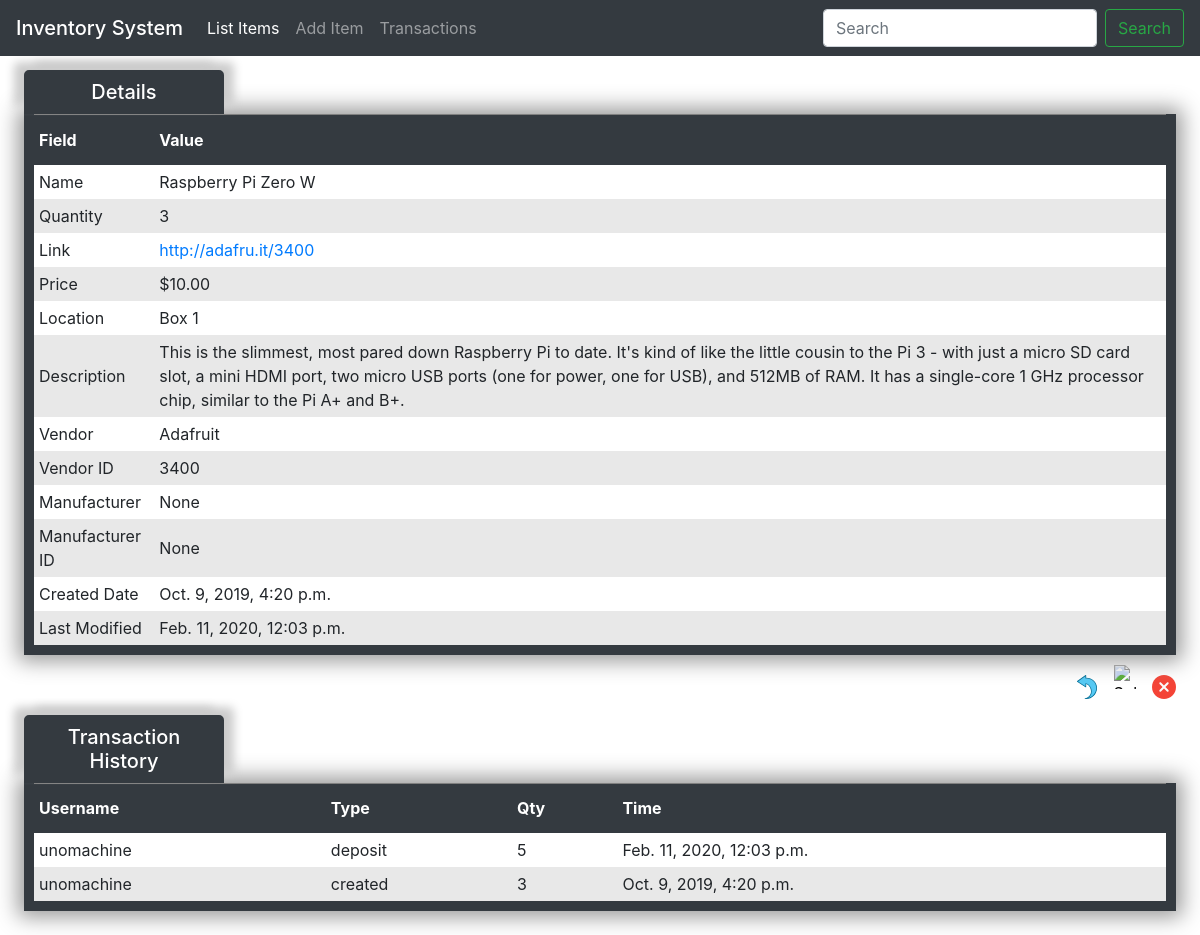
/detail/43, run on the app's committed database.
### inventory/models.py (models this page shows, shortened)
class Items(models.Model):
    name_text = models.CharField(max_length=200, blank=False, null=False)
    quantity_integer = models.PositiveIntegerField(validators=[MaxValueValidator(9999999999)], blank=False, null=False)
    link_text = models.CharField(max_length=200, blank=True, null=True)
    price_decimal = models.DecimalField(max_digits=6, decimal_places=2, blank=True, null=True)
    description_text = models.CharField(max_length=400, blank=True, null=True)
    location_text = models.CharField(max_length=200, blank=True, null=True)
    vendor_text = models.CharField(max_length=200, blank=True, null=True)
    vendor_id_text = models.CharField(max_length=200, blank=True, null=True)
    manufacturer_text = models.CharField(max_length=200, blank=True, null=True)
    manufacturer_id_text = models.CharField(max_length=200, blank=True, null=True)
    created_date = models.DateTimeField(auto_now_add=True, blank=True, null=True)
    last_modified_date = models.DateTimeField(auto_now=True, blank=True, null=True)
    objects = InventoryOrderManager()

class Transactions(models.Model):
    item_object = models.ForeignKey(Items, on_delete=models.CASCADE)
    username_text = models.CharField(max_length=30, blank=False, null=False)
    type_text = models.CharField(max_length=50, blank=True, null=True)
    quantity_integer = models.PositiveIntegerField(blank=False, null=False)
    last_modified_date = models.DateTimeField(auto_now=True, blank=True, null=True)
    class Meta:
        ordering = (['-last_modified_date'])

### inventory/views.py (the view)
# urls.py: path('detail/<int:pk>', views.item_detail, name='item_detail'),
def item_detail(request, pk, template_name='inventory/item_detail.html'):
    item = get_object_or_404(Items, pk=pk)
    transactions = Transactions.objects.filter(item_object=item)
    data = {}
    data['item'] = item
    data['transaction_list'] = transactions
    return render(request, template_name, data)

### inventory/templates/inventory/item_detail.html
{% extends 'inventory/base.html' %}
{% load static %}
{% block content %}
<div id="table-div">
	<div id="detail-div">
		<h5 id="detail-title">Details</h5>
	</div>
	<div id="detail-table-div">
		<table border="1">
			<thead>
				<tr>
					<th>Field</th>
					<th>Value</th>
				</tr>
			</thead>
			<tbody>
				<tr>
					<td>Name</td>
					<td>{{ item.name_text }}</td>
				</tr>
				<tr>
					<td>Quantity</td>
					<td>{{ item.quantity_integer }}</td>
				</tr>
				<tr>
					<td>Link</td>
						{% if item.link_text != Null %}
							<td id="link-text-td"><a href="{{ item.link_text }}">{{item.link_text}}</a></td>
						{% else %}
							<td id="link-text-td">{{ item.link_text }}</td>
						{% endif %}
				</tr>
				<tr>
					<td>Price</td>
						{% if item.price_decimal != Null %}
							<td>${{item.price_decimal }}</td>
						{% else %}
							<td>{{ item.price_decimal }}</td>
						{% endif %}
				</tr>
				<tr>
					<td>Location</td>
					<td>{{ item.location_text }}</td>
				</tr>
				<tr>
					<td>Description</td>
					<td>{{ item.description_text }}</td>
				</tr>
				<tr>
					<td>Vendor</td>
					<td>{{ item.vendor_text }}</td>
				</tr>
				<tr>
					<td>Vendor ID</td>
					<td>{{ item.vendor_id_text }}</td>
				<tr>
					<td>Manufacturer</td>
					<td>{{ item.manufacturer_text}}</td>
				</tr>
				<tr>
					<td>Manufacturer ID</td>
					<td>{{ item.manufacturer_id_text }}</td>
				</tr>
				<tr>
					<td>Created Date</td>
					<td>{{ item.created_date }}</td>
				</tr>
				<tr>
					<td>Last Modified</td>
					<td>{{ item.last_modified_date }}</td>
				</tr>
			</tbody>
		</table>
	</div>
</div>
<div id="inline-buttons-detail">
	<form id="back-button-detail" action="{% url 'item_list' %}">
		<input type="image" src="{% static 'inventory/back.svg' %}" title="Back" alt="Submit" width=24 height="24">
	</form>
	<form id="edit-button-detail" action="{% url 'item_edit' item.id %}">
		<input type="image" src="{% static 'inventory/edit.svg' %}" title="Edit" alt="Submit" width=24 height="24">
	</form>
	<form id="remove-button-detail" action="{% url 'item_delete' item.id %}">
		<input type="image" src="{% static 'inventory/remove.svg' %}" title="Remove" alt="Submit" width=24, height="24">
	</form>
</div>
<div id="transaction-div">
	<h5 id="transaction-title">Transaction History</h5>
</div>
<div id="table-div">
	<div id="transaction-table-div">
		<table border="1">
			<thead>
				<tr>
					<th>Username</th>
					<th>Type</th>
					<th>Qty</th>
					<th>Time</th>
				</tr>
			</thead>
			<tbody>
				{% for transaction in transaction_list %}
					<tr>
						<td>{{ transaction.username_text }}</td>
						<td>{{ transaction.type_text }}</td>
						<td>{{ transaction.quantity_integer }}</td>
						<td>{{ transaction.last_modified_date }}</td>
					</tr>
				{% endfor %}
			</tbody>
		</table>
	</div>
</div>
{% endblock %}

### inventory/static/inventory/style.css (style rules this page uses)
body { padding-top: 70px; }
table { width: 96%; margin-left: 2%; margin-right: 2%; border-right: 10px solid #343a40; border-bottom: 10px solid #343a40; border-left: 10px solid #343a40; box-shadow: 0 0 20px 6px #999999; }
th, td { padding: 5px; border: none; }
th { background-color: #343a40; color: white; height: 50px; }
tr:nth-child(even) { background-color: #e6e6e6e6; }
tr:nth-child(odd) { background-color: #FFFFFF; }
#detail-title { position: relative; z-index: 2; margin-top: 0px; margin-left: 2%; margin-bottom: 0px; width: 200px; border: 10px solid #343a40; text-align: center; background-color: #343a40; color: white; border-top-left-radius: 5px; border-top-right-radius: 5px; box-shadow: -10px -8px 10px #cccccc, 10px -8px 10px #cccccc; }
#detail-table-div { position: relative; z-index: 1; }
#link-text-td { max-width: 600px; text-overflow: ellipsis; overflow: hidden; white-space: nowrap }
#inline-buttons-detail { position:absolute; right: 0px; margin-right: 2%; margin-top: 10px; }
#back-button-detail { display: inline; padding-left: 10px; }
#edit-button-detail { display: inline; padding-left: 10px; }
#remove-button-detail { display: inline; padding-left: 10px; }
#transaction-title { position: relative; z-index: 2; margin-top: 60px; margin-left: 2%; margin-bottom: 0px; width: 200px; border: 10px solid #343a40; text-align: center; background-color: #343a40; color: white; border-top-left-radius: 5px; border-top-right-radius: 5px; box-shadow: -10px -8px 10px #cccccc, 10px -8px 10px #cccccc; }
#transaction-table-div { position: relative; z-index: 1; }
input { outline: none; max-width: 600px }
input[type=image] { display: inline-block; }

### data on the page
Items: name_text "Raspberry Pi Zero W", quantity_integer "3", link_text "http://adafru.it/3400", price_decimal "10.00", location_text "Box 1", description_text "This is the slimmest, most pared down Raspberry Pi to date. It's kind of like the little cousin to the Pi 3 - with just a micro SD card slot, a mini HDMI port, two micro USB ports (one for power, one for USB), and 512MB of RAM. It has a single-core 1 GHz processor chip, similar to the Pi A+ and B+.", vendor_text "Adafruit", vendor_id_text "3400", manufacturer_text "None", manufacturer_id_text "None", created_date "Oct. 9, 2019, 4:20 p.m.", last_modified_date "Feb. 11, 2020, 12:03 p.m."
